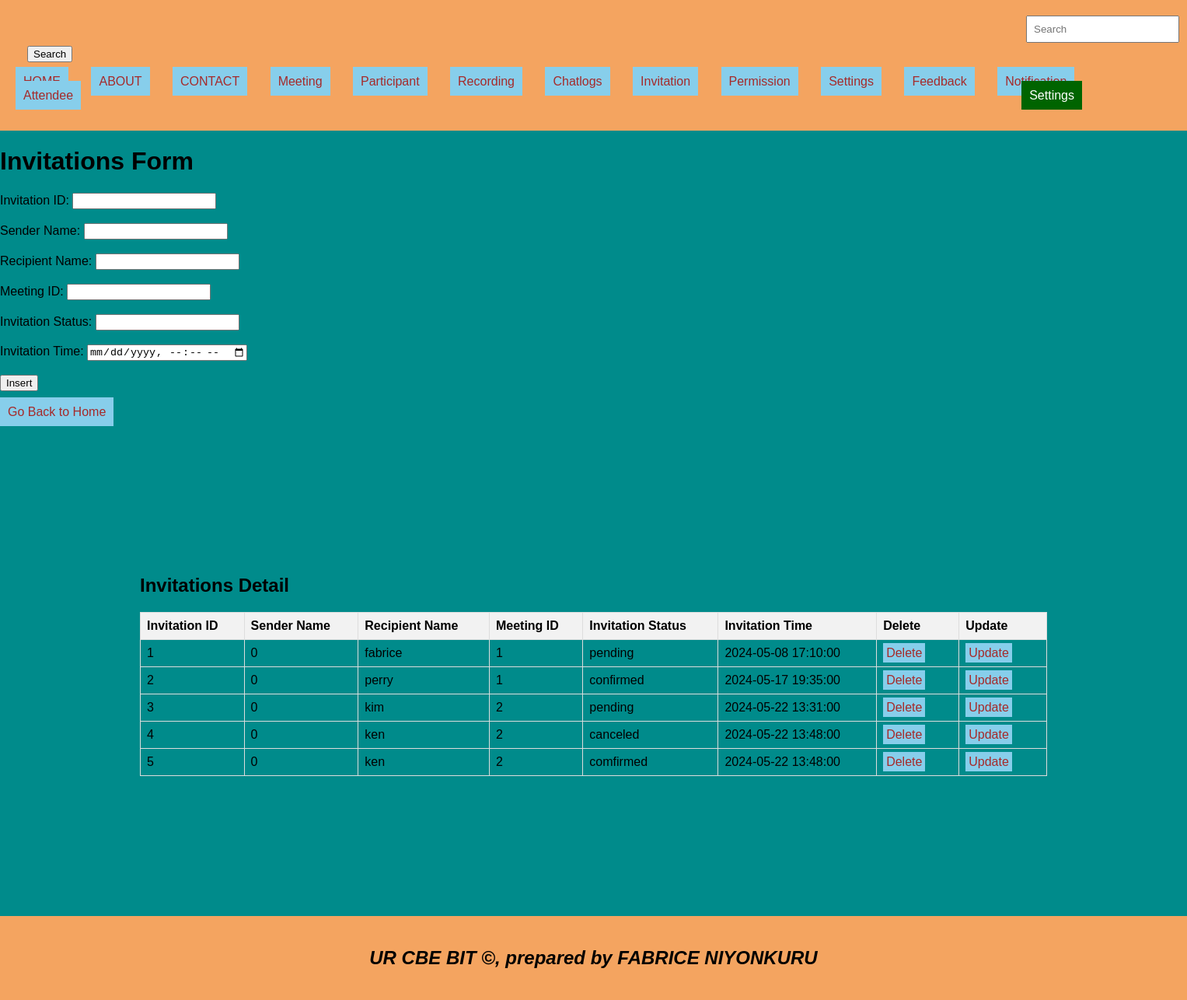
/invitations.php, run on the app's committed database.
### tables this page shows
CREATE TABLE `invitations` (
  `invitation_id` int(11) NOT NULL,
  `sender_name` varchar(255) DEFAULT NULL,
  `recipient_name` varchar(255) DEFAULT NULL,
  `meeting_id` int(11) DEFAULT NULL,
  `invitation_status` varchar(250) DEFAULT NULL,
  `invitation_time` datetime DEFAULT NULL
);

### invitations.php (the view, shortened to what this page needs)
<!DOCTYPE html>
<html lang="en">
<head>
  <link rel="stylesheet" type="text/css" href="style.css" title="style 1" media="screen, tv, projection, handheld, print"/>
</head>
<body style="background-image: url('./images/background.jpg'); background-repeat: no-repeat; background-size: cover;">
<header>
  <form class="d-flex" role="search" action="search.php">
    <input class="form-control me-2" type="search" placeholder="Search" aria-label="Search" name="query">
    <button class="btn btn-outline-success" type="submit">Search</button>
  </form>
  <ul style="list-style-type: none; padding: 0;">
    <li style="display: inline; margin-right: 10px;"><a href="./home.html">HOME</a></li>
    <li style="display: inline; margin-right: 10px;"><a href="./about.html">ABOUT</a></li>
    <li style="display: inline; margin-right: 10px;"><a href="./contact.html">CONTACT</a></li>
    <li style="display: inline; margin-right: 10px;"><a href="./meetings.php">Meeting</a></li>
    <li style="display: inline; margin-right: 10px;"><a href="./participants.php">Participant</a></li>
    <li style="display: inline; margin-right: 10px;"><a href="./recording.php">Recording</a></li>
    <li style="display: inline; margin-right: 10px;"><a href="./chatlogs.php">Chatlogs</a></li>
    <li style="display: inline; margin-right: 10px;"><a href="./invitations.php">Invitation</a></li>
    <li style="display: inline; margin-right: 10px;"><a href="./permissions.php">Permission</a></li>
    <li style="display: inline; margin-right: 10px;"><a href="./settings.php">Settings</a></li>
    <li style="display: inline; margin-right: 10px;"><a href="./feedback.php">Feedback</a></li>
    <li style="display: inline; margin-right: 10px;"><a href="./notification.php">Notification</a></li>
    <li style="display: inline; margin-right: 10px;"><a href="./attendees.php">Attendee</a></li>
    <li class="dropdown">
      <a href="#" style="color: white; background-color: darkgreen; text-decoration: none; margin-right: 15px;">Settings</a>
    </li>
  </ul>
</header>
<body bgcolor="darkcyan">
  <h1>Invitations Form</h1>
  <form method="post" onsubmit="return confirmInsert();">
    <label for="invitation_id">Invitation ID:</label>
    <input type="number" id="invitation_id" name="invitation_id" required><br><br>
    <label for="sender_name">Sender Name:</label>
    <input type="text" id="sender_name" name="sender_name" required><br><br>
    <label for="recipient_name">Recipient Name:</label>
    <input type="text" id="recipient_name" name="recipient_name" required><br><br>
    <label for="meeting_id">Meeting ID:</label>
    <input type="number" id="meeting_id" name="meeting_id" required><br><br>
    <label for="invitation_status">Invitation Status:</label>
    <input type="text" id="invitation_status" name="invitation_status" required><br><br>
    <label for="invitation_time">Invitation Time:</label>
    <input type="datetime-local" id="invitation_time" name="invitation_time" required><br><br>
    <input type="submit" name="add" value="Insert"><br><br>
    <a href="./home.html">Go Back to Home</a>
  </form>
  <?php
  include('database_connection.php');
  ?>
  <section>
    <h2>Invitations Detail</h2>
    <table>
      <tr>
        <th>Invitation ID</th>
        <th>Sender Name</th>
        <th>Recipient Name</th>
        <th>Meeting ID</th>
        <th>Invitation Status</th>
        <th>Invitation Time</th>
        <th>Delete</th>
        <th>Update</th>
      </tr>
      <?php
      $sql = "SELECT * FROM invitations";
      $result = $connection->query($sql);
      if ($result->num_rows > 0) {
          while ($row = $result->fetch_assoc()) {
              echo "<tr>
                      <td>{$row['invitation_id']}</td>
                      <td>{$row['sender_name']}</td>
                      <td>{$row['recipient_name']}</td>
                      <td>{$row['meeting_id']}</td>
                      <td>{$row['invitation_status']}</td>
                      <td>{$row['invitation_time']}</td>
                      <td><a style='padding:4px' href='delete invitations.php?invitation_id={$row['invitation_id']}'>Delete</a></td>
                      <td><a style='padding:4px' href='update invitations.php?invitation_id={$row['invitation_id']}'>Update</a></td>
                    </tr>";
          }
      } else {
          echo "<tr><td colspan='8'>No data found</td></tr>";
      }
      ?>
    </table>
  </section>
  <footer>
    <center>
      <b><h2><i>UR CBE BIT &copy;, prepared by FABRICE NIYONKURU</h2></b></i>
    </center>
  </footer>
</body>
</html>

### style.css (style rules this page uses)
body { font-family: Arial, sans-serif; margin: 0; padding: 0; }
header { background-color: #F4A460; padding: 20px; }
footer { background-color: #F4A460; padding: 20px; }

### invitations.php (style rules this page uses)
a { padding: 10px; color: white; background-color: skyblue; text-decoration: none; margin-right: 15px; }
a:link { color: brown; }
button.btn { margin-left: 15px; margin-top: 4px; }
input.form-control { margin-left: 1300px; padding: 8px; }
section { padding: 180px; }
header { background-color: #F4A460; padding: 20px; }
footer { background-color: #F4A460; padding: 20px; }
.dropdown { float: right; margin-right: 100px; position: relative; }
table { width: 100%; border-collapse: collapse; }
th, td { border: 1px solid #ddd; padding: 8px; text-align: left; }
th { background-color: #f2f2f2; }

### data on the page
invitations: invitation_id "1", sender_name "0", recipient_name "fabrice", meeting "1", invitation_status "pending", invitation_time "2024-05-08 17:10:00"
invitations: invitation_id "2", sender_name "0", recipient_name "perry", meeting "1", invitation_status "confirmed", invitation_time "2024-05-17 19:35:00"
invitations: invitation_id "3", sender_name "0", recipient_name "kim", meeting "2", invitation_status "pending", invitation_time "2024-05-22 13:31:00"
invitations: invitation_id "4", sender_name "0", recipient_name "ken", meeting "2", invitation_status "canceled", invitation_time "2024-05-22 13:48:00"
invitations: invitation_id "5", sender_name "0", recipient_name "ken", meeting "2", invitation_status "comfirmed", invitation_time "2024-05-22 13:48:00"
